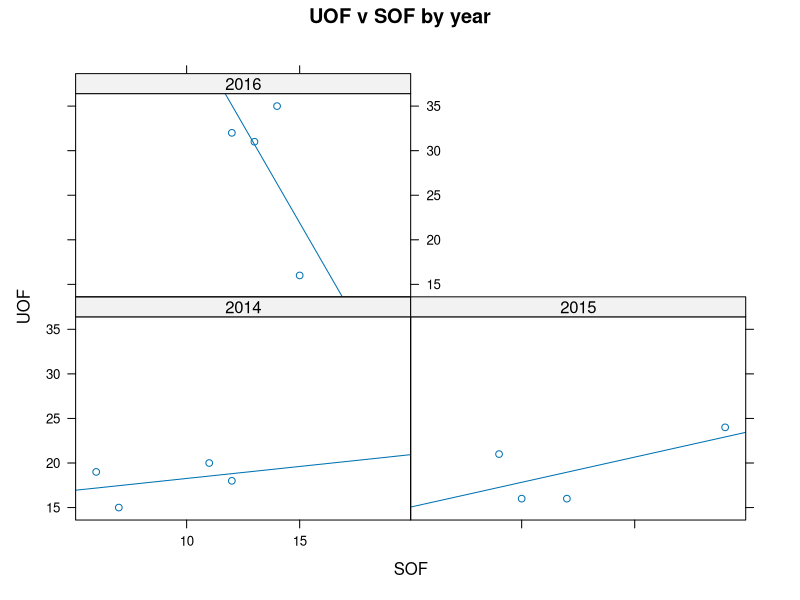

Write R code to recreate this figure.
# Continuing to work with the RTR data
library(readr)
df <- read_csv("dfCrime.csv")

# notice we loaded in the version of the data with the years column
# Let's get the colummn names and summary data
names(df)
summary(df)

# earlier we created a set of three charts. 
# here's how to do something similar only by looking at
# the relationship between two things (UOF and SOF)
# by year. But instead of having to create each plot
# we can use the lattice package to do that for us

# load in the lattice library
library(lattice)



# From http://www.dummies.com/programming/r/how-to-create-a-lattice-plot-in-r/
# To make a lattice plot, you need to specify a formula
# typically of the form y ~ x | z. 
# It means to create a plot of y against x, conditional on z. 
# In other words, create a plot for every unique value of z. 
# Each of the variables in the formula has to be a column in 
# the data frame that you specify in the data argument.

xyplot(UOF_only~SOF_only|factor(years), data=df, type=c("p", "r"),
       main="UOF v SOF by year",
       ylab="UOF", xlab="SOF")

# in our case, we compared UOF of force versus SOF 
# by year, and so got three boxes - 2014, 2015, 2016
# making years a factor allows it to show up in the labels
# type gave us both points (p) and a regression line (r)

# if we had another criteria - besides years - we could add it
# like this factor(years)*criteria
